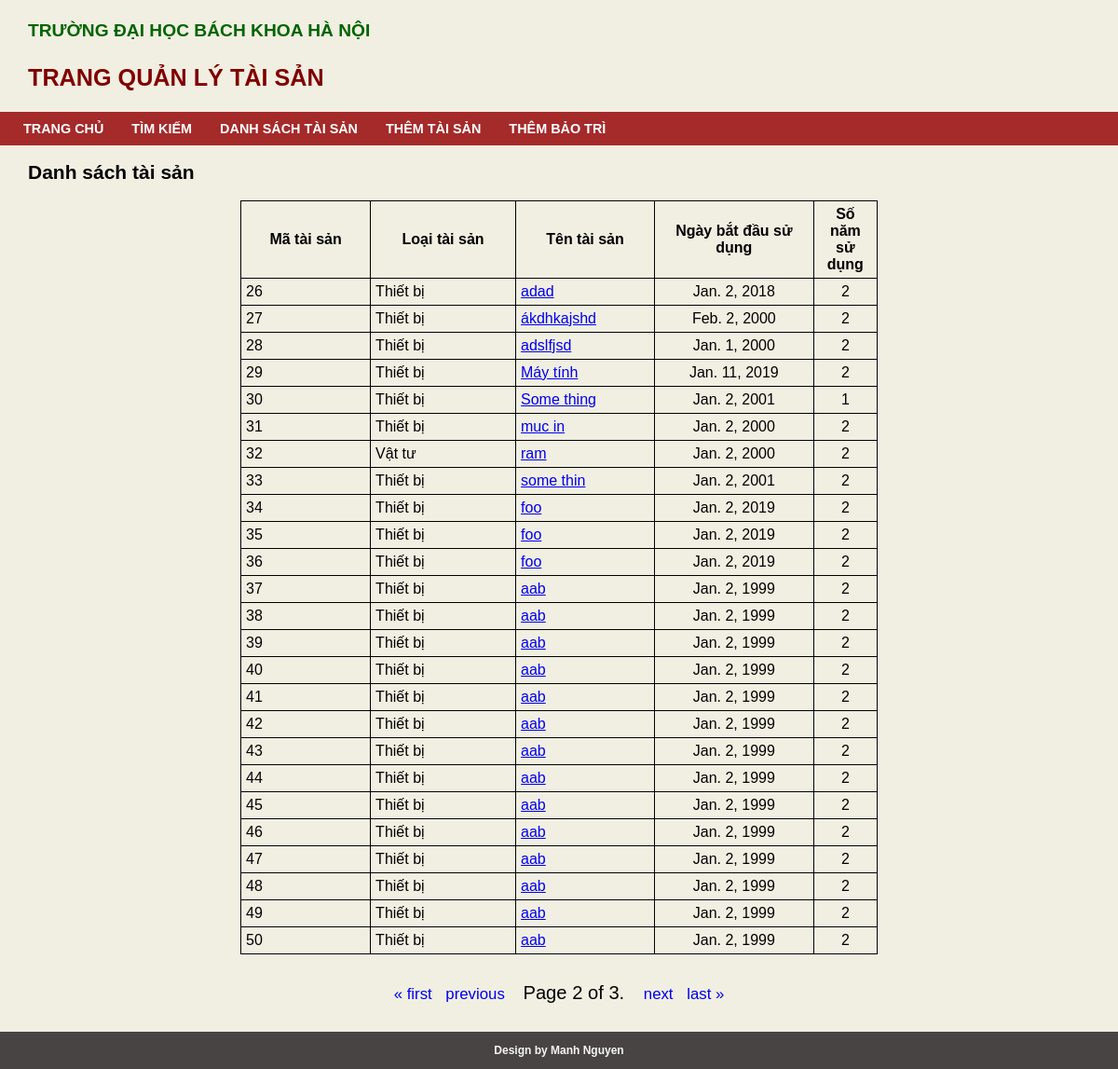
The page /assets/2 on the database as committed earlier.
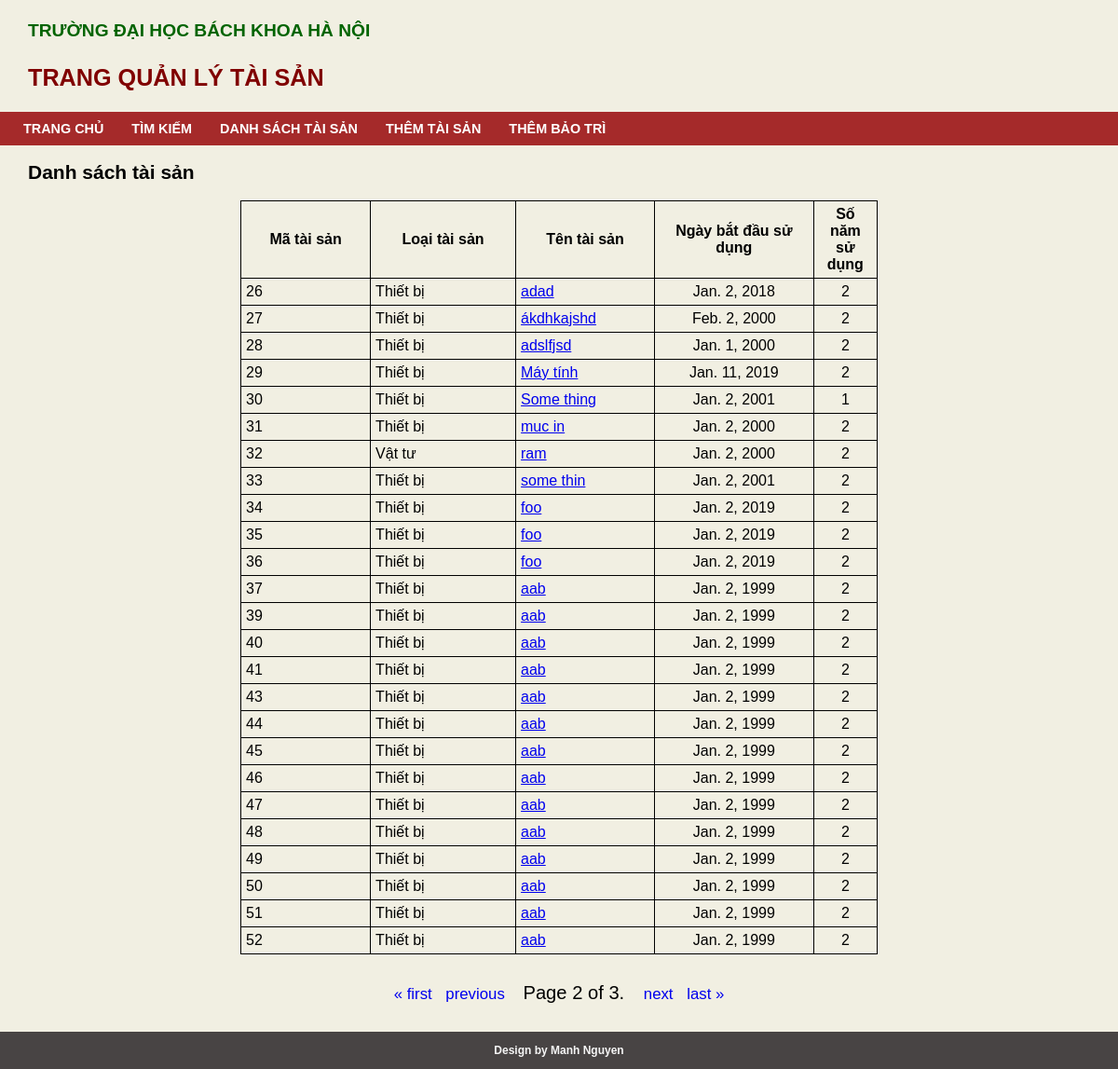
The same page on the database as committed later.
### quanlitaisan/models.py (models this page shows, shortened)
class TaiSan(models.Model):
  LOAI_TAI_SAN = [
    ('VT', 'Vật tư'),
    ('TB', 'Thiết bị')
  ]
  loai_tai_san       = models.CharField('loại tài sản', max_length = 2, choices = LOAI_TAI_SAN)
  ten_tai_san        = models.CharField('tên tài sản', max_length = 20)
  ngay_su_dung       = models.DateField('ngày bắt đầu sử dụng')
  thoi_han_bao_hanh  = models.PositiveIntegerField('số năm bảo hành')
  thoi_gian_sd       = models.PositiveIntegerField('số năm sử dụng')
  tai_san_cha        = models.ForeignKey('self', on_delete = models.SET_NULL, null = True, blank = True,verbose_name = 'Thiết bị chứa')

### quanlitaisan/views.py (the view)
# urls.py: path('assets/<int:page>', views.assets_list, name = 'assets_list')
def assets_list(request, page):
  assets_all = TaiSan.objects.all()
  paginator = Paginator(assets_all, 25)
  title = 'Danh sách tài sản'
  assets = paginator.get_page(page)
  return render(request, 'quanlitaisan/assets_list.html',{'assets': assets, 'title': title})

### quanlitaisan/templates/quanlitaisan/assets_list.html
{% extends "quanlitaisan/base.html" %}
{% block extra_css %}
  {% load static %}
  <link rel="stylesheet" href="{% static 'quanlitaisan/css/result.css' %}">
{% endblock %}
{% block content %}
  <h1>Danh sách tài sản</h1>
  <div>
    <table>
      <tr>
        <th>Mã tài sản</th>
        <th>Loại tài sản</th>
        <th>Tên tài sản</th>
        <th>Ngày bắt đầu sử dụng</th>
        <th>Số năm sử dụng</th>
      </tr>
      {% for item in assets %}
        <tr>
          <td>{{ item.id }}</td>
          <td> {{ item.get_loai_tai_san_display }} </td>
          <td><a href="{% url 'quanlitaisan:details' item.id %}"> {{ item.ten_tai_san }}</a></td>
          <td class="start_date">{{ item.ngay_su_dung }}</td>
          <td class="year">{{ item.thoi_gian_sd  }}</td>
        </tr>
      {% endfor %}
    </table>
    <div class="pagination">
        <span class="step-links">
            {% if assets.has_previous %}
                <a href="1">&laquo; first</a>
                <a href="{{ assets.previous_page_number }}">previous</a>
            {% endif %}
        <span class="current">
                Page {{ assets.number }} of {{ assets.paginator.num_pages }}.
        </span>
          {% if assets.has_next %}
              <a href="{{ assets.next_page_number }}">next</a>
              <a href="{{ assets.paginator.num_pages }}">last &raquo;</a>
          {% endif %}
        </span>
    </div>
  </div>
{% endblock %}

Rows that differ between the two databases and show on the page:
removed TaiSan: id "38", loai_tai_san "Thiết bị", ten_tai_san "aab", ngay_su_dung "Jan. 2, 1999", thoi_gian_sd "2"
removed TaiSan: id "42", loai_tai_san "Thiết bị", ten_tai_san "aab", ngay_su_dung "Jan. 2, 1999", thoi_gian_sd "2"
now on this page (row unchanged): TaiSan: id "51", loai_tai_san "Thiết bị", ten_tai_san "aab", ngay_su_dung "Jan. 2, 1999", thoi_gian_sd "2"
now on this page (row unchanged): TaiSan: id "52", loai_tai_san "Thiết bị", ten_tai_san "aab", ngay_su_dung "Jan. 2, 1999", thoi_gian_sd "2"
